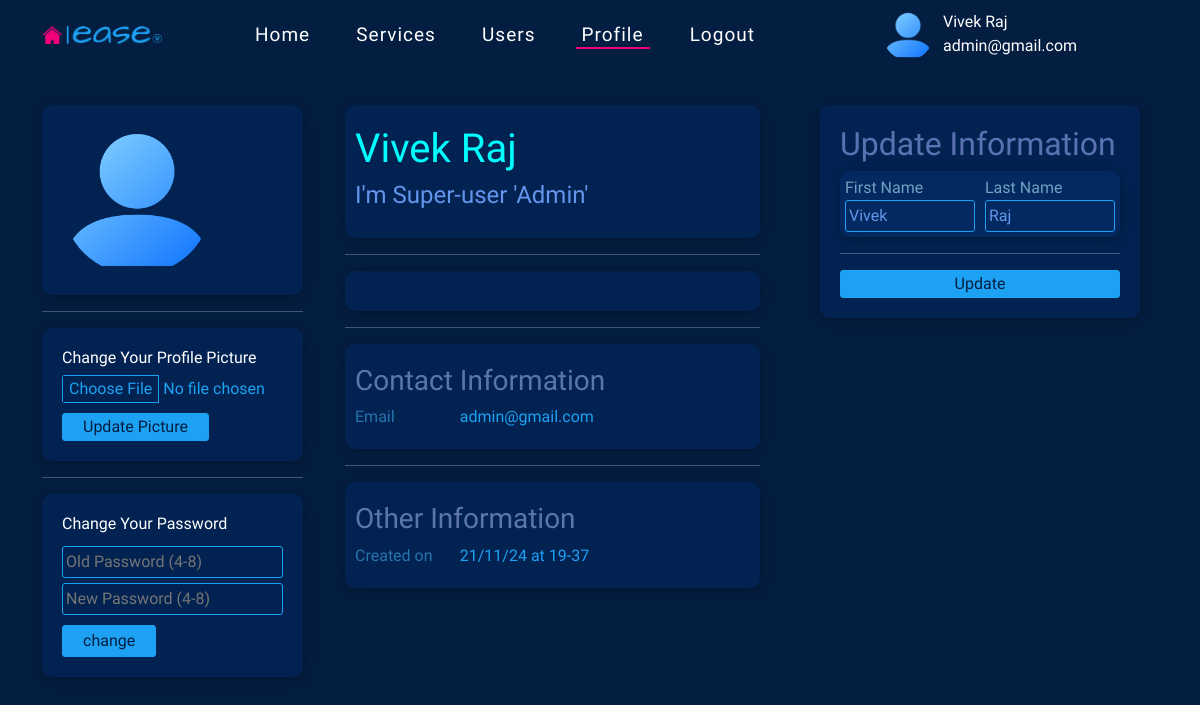
The page /HomeEase/admin/1/profile (signed in) on the database its author committed.
### app.py (models this page shows)
class Admin(db.Model):
    id = db.Column(db.Integer, primary_key=True)
    user_id = db.Column(db.Integer, db.ForeignKey('user.id'), nullable=False)
    fname = db.Column(db.String(20), nullable=False)
    lname = db.Column(db.String(20), nullable=True)
    picture = db.Column(db.LargeBinary, nullable=True)

class User(db.Model,UserMixin):
    id = db.Column(db.Integer, primary_key=True)
    email = db.Column(db.String(50), unique=True, nullable=False)
    password = db.Column(db.String(150), nullable=False)
    created_at = db.Column(db.DateTime, default=datetime.now())
    active = db.Column(db.Boolean, default=True)
    role_id = db.Column(db.Integer, db.ForeignKey('role.id'), nullable=False)
    admin = db.relationship('Admin', backref='user', uselist=False, lazy=True)
    customer = db.relationship('Customer', backref='user', uselist=False, lazy=True)
    professional = db.relationship('Professional', backref='user', uselist=False, lazy=True)
    address = db.relationship('Address', backref='user', uselist=False, lazy=True)

### app.py (the view)
@HomeEase.route('/HomeEase/admin/<int:id>/profile')
@login_required
def admin_profile(id):
    return render_template("/Admin/profile.html", admin=get_admin(id))

### app.py (called while the page is built)
@login_manager.user_loader
def load_user(user_id):
    return User.query.get(int(user_id))

def get_admin(id):
    user_admin = User.query.filter_by(id=id).first_or_404()
    admin_detail = Admin.query.filter_by(user_id=id).first_or_404()
    picture_base64=''
    if admin_detail.picture:
        picture_base64 = base64.b64encode(admin_detail.picture).decode('utf-8')
    adminData = {"admin":user_admin, "adminDetail":admin_detail, "picture":picture_base64, "mimetype":'image/png'}
    return adminData

### templates/Admin/profile.html (shortened to what this page needs)
{% extends '/base.html' %}
{% block nav %}
<a href="{{url_for('admin_home',id=admin.admin.id)}}" class="link">Home</a>
<a href="{{url_for('services',id=admin.admin.id)}}" class="link">Services</a>
<a href="{{url_for('manage_users',id=admin.admin.id)}}" class="link">Users</a>
<a href="{{url_for('admin_profile',id=admin.admin.id)}}" id="current-link">Profile</a>
<a href="{{url_for('logout')}}" class="link">Logout</a>
{% endblock %}
{% block profile_img %}
{% if admin.picture %}
        <img alt="Profile Picture" width="50" height="50">
    {% else %}
        <img src="/static/user.png" alt="" width="50" height="50">
    {% endif %}
{% endblock %}
{% block name_mail %}
<p>{{admin.adminDetail.fname}} {{admin.adminDetail.lname}}<br>{{admin.admin.email}}</span></p>
{% endblock %}
{% block image %}
    {% if admin.picture %}
        <img alt="Profile Picture" width="180" height="180">
    {% else %}
        <img src="/static/user.png" alt="" width="150" height="150">
    {% endif %}
{% endblock %}
{% block add_image %}
<form action="{{url_for('admin_change_profile',id=admin.admin.id)}}" method="post" enctype="multipart/form-data">
    <h6>Change Your Profile Picture</h6>
    <div><input type="file" name="photo" accept="image/png" required style="width: 210px;"></div>
    <div><input type="submit" value="Update Picture"></div>
</form>
{% endblock %}
{% block change_password %}
<form action="{{url_for('admin_change_password',id=admin.admin.id)}}" method="post">
    <h6>Change Your Password</h6>
    <input type="password" placeholder="Old Password (4-8)" name="old_password" maxlength="8" minlength="4" required>
    <input type="password" placeholder="New Password (4-8)" name="new_password" maxlength="8" minlength="4" required>
    <div> <input type="submit" value="change"></div>
</form>
{% endblock %}
{% block name_prof %}
<h1>{{admin.adminDetail.fname}} {{admin.adminDetail.lname}}</h1>
<h4>I'm Super-user 'Admin'</h4>
{% endblock %}
{% block mail %}
<div class="col-3" class="title" style="color: #2774AE;">Email</div>
<div class="col-9" style="color: #1da1f2;">{{admin.admin.email}}</div>
{% endblock %}
{% block join_date %}
<div class="col-3" class="title" style="color: #2774AE;">Created on</div>
<div class="col-9" style="color: #1da1f2;">{{admin.admin.created_at.strftime("%d/%m/%y")}} at
    {{admin.admin.created_at.strftime("%H-%M")}}
</div>
{% endblock %}
{% block update_information %}
<form action="{{url_for('admin_update_information',id=admin.admin.id)}}" method="post">
    <h2>Update Information</h2>
    <div class="group">
        <div class="subgroup">
            <label for="">First Name</label>
            <input type="text" name="fname" value="{{admin.adminDetail.fname}}">
        </div>
        <div class="subgroup">
            <label for="">Last Name</label>
            <input type="text" name="lname" value="{{admin.adminDetail.lname}}">
        </div>
    </div>
    <hr>
    <input type="submit" value="Update">
</form>
{% endblock %}

### static/base.css (style rules this page uses)
body { background-color: #041E42; color: #FFF; font-family: suse; }

### rows shown on the page
Admin: adminDetail.fname "Vivek", adminDetail.lname "Raj", fname "Vivek", lname "Raj"
User: admin.email "admin@gmail.com", admin.created_at "21/11/24", admin.created_at "19-37"
